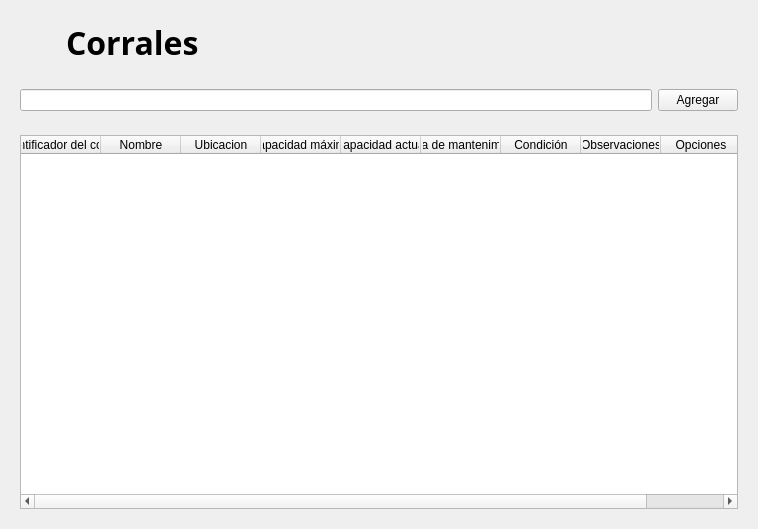
<?xml version="1.0" encoding="UTF-8"?>
<ui version="4.0">
 <class>widget_4</class>
 <widget class="QWidget" name="widget_4">
  <property name="geometry">
   <rect>
    <x>0</x>
    <y>0</y>
    <width>758</width>
    <height>529</height>
   </rect>
  </property>
  <property name="windowTitle">
   <string>SDLG - Animales</string>
  </property>
  <layout class="QVBoxLayout" name="verticalLayout">
   <item>
    <widget class="QWidget" name="widget" native="true">
     <layout class="QHBoxLayout" name="horizontalLayout">
      <item>
       <widget class="QLabel" name="label_2">
        <property name="minimumSize">
         <size>
          <width>40</width>
          <height>40</height>
         </size>
        </property>
        <property name="maximumSize">
         <size>
          <width>40</width>
          <height>40</height>
         </size>
        </property>
        <property name="text">
         <string/>
        </property>
        <property name="pixmap">
         <pixmap resource="resources.qrc">:/icons/img/icons/Nfence.png</pixmap>
        </property>
        <property name="scaledContents">
         <bool>true</bool>
        </property>
       </widget>
      </item>
      <item>
       <widget class="QLabel" name="label">
        <property name="font">
         <font>
          <family>Segoe UI Variable Display Semib</family>
          <pointsize>24</pointsize>
          <weight>75</weight>
          <bold>true</bold>
         </font>
        </property>
        <property name="text">
         <string>Corrales</string>
        </property>
       </widget>
      </item>
      <item>
       <spacer name="horizontalSpacer">
        <property name="orientation">
         <enum>Qt::Horizontal</enum>
        </property>
        <property name="sizeHint" stdset="0">
         <size>
          <width>570</width>
          <height>20</height>
         </size>
        </property>
       </spacer>
      </item>
     </layout>
    </widget>
   </item>
   <item>
    <widget class="QWidget" name="widget_2" native="true">
     <layout class="QHBoxLayout" name="horizontalLayout_2">
      <item>
       <widget class="QLineEdit" name="lineEdit"/>
      </item>
      <item>
       <widget class="QPushButton" name="indexbtn2">
        <property name="text">
         <string>Agregar</string>
        </property>
        <property name="icon">
         <iconset resource="resources.qrc">
          <normaloff>:/icons/img/icons/agregar.png</normaloff>:/icons/img/icons/agregar.png</iconset>
        </property>
        <property name="iconSize">
         <size>
          <width>20</width>
          <height>20</height>
         </size>
        </property>
        <property name="checkable">
         <bool>true</bool>
        </property>
        <property name="autoExclusive">
         <bool>true</bool>
        </property>
       </widget>
      </item>
     </layout>
    </widget>
   </item>
   <item>
    <widget class="QWidget" name="widget_3" native="true">
     <layout class="QGridLayout" name="gridLayout">
      <item row="0" column="0">
       <widget class="QTableWidget" name="tableWidget">
        <attribute name="horizontalHeaderDefaultSectionSize">
         <number>80</number>
        </attribute>
        <column>
         <property name="text">
          <string>Identificador del corral</string>
         </property>
        </column>
        <column>
         <property name="text">
          <string>Nombre</string>
         </property>
        </column>
        <column>
         <property name="text">
          <string>Ubicacion</string>
         </property>
        </column>
        <column>
         <property name="text">
          <string>Capacidad máxima</string>
         </property>
        </column>
        <column>
         <property name="text">
          <string>Capacidad actual</string>
         </property>
        </column>
        <column>
         <property name="text">
          <string>Fecha de mantenimiento</string>
         </property>
        </column>
        <column>
         <property name="text">
          <string>Condición</string>
         </property>
        </column>
        <column>
         <property name="text">
          <string>Observaciones</string>
         </property>
        </column>
        <column>
         <property name="text">
          <string>Opciones</string>
         </property>
        </column>
       </widget>
      </item>
     </layout>
    </widget>
   </item>
  </layout>
 </widget>
 <resources>
  <include location="resources.qrc"/>
  <include location="../../.designer/backup/resources.qrc"/>
 </resources>
 <connections/>
</ui>
